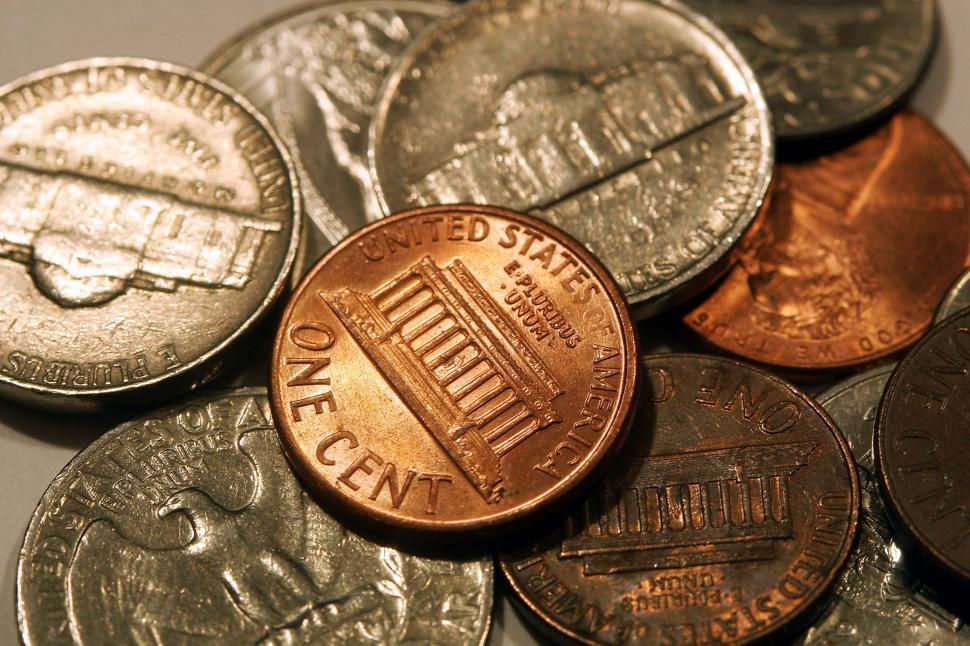
#> input picture Examples/Watershed/coins.jpg, 970 x 646 px
$ python watershed.py
#> lines starting #> are read from the running program, lines starting #| are printed output that depends on the picture; after the words box and inside, x2 and y2 are one past the last pixel; in counts of white or black regions, pixels touching at a corner belong together
import cv2
import numpy as np
from matplotlib import pyplot as plt

img = cv2.imread('coins.jpg')
#> img is the input picture: shape (646, 970, 3); mean B, G, R 71.6, 102.6, 134.6
original = img.copy()
gray = cv2.cvtColor(img, cv2.COLOR_BGR2GRAY)

ret, thresh = cv2.threshold(gray, 0, 255, cv2.THRESH_BINARY_INV + cv2.THRESH_OTSU)
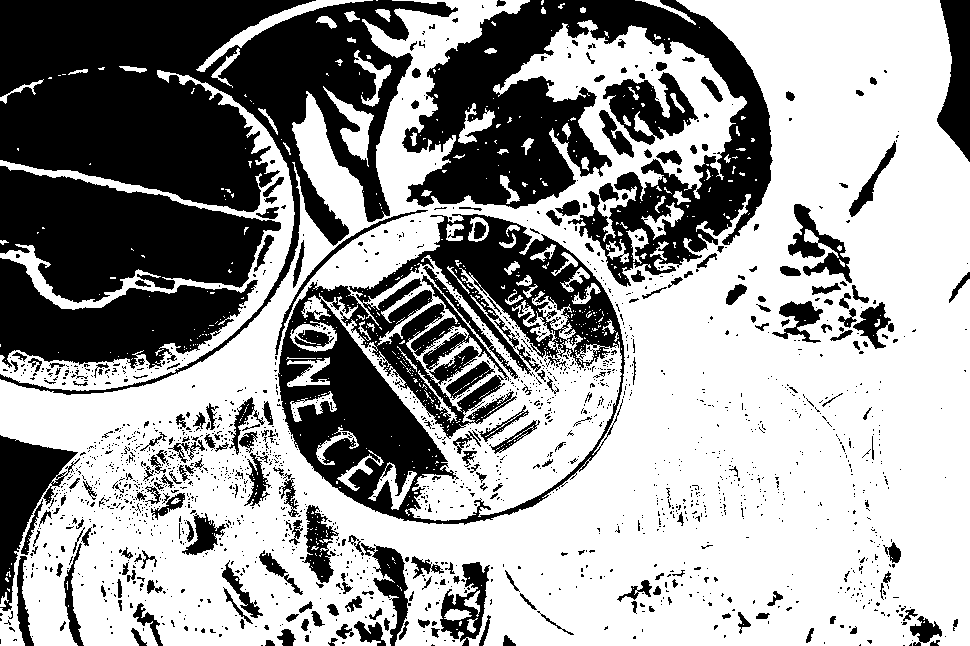
#> thresh: shape (646, 970); 61.4% white; 1952 black regions (1699 under 20 px), largest, box (x1, y1, x2, y2) and area: (0, 0, 458, 395) 67515, (402, 0, 773, 287) 43553, (278, 214, 625, 525) 41549
#> ret = 120

kernel = np.ones((3, 3), np.uint8)
opening = cv2.morphologyEx(thresh, cv2.MORPH_OPEN, kernel, iterations=2)
#> opening: shape (646, 970); 55% white; 505 black regions (392 under 20 px), largest, box (x1, y1, x2, y2) and area: (0, 0, 773, 525) 223845, (0, 397, 493, 646) 29337, (599, 62, 699, 158) 4705
sure_bg = cv2.dilate(opening, kernel, iterations=3)
#> sure_bg: shape (646, 970); 68% white; 115 black regions (67 under 20 px), largest, box (x1, y1, x2, y2) and area: (0, 0, 447, 372) 95362, (278, 217, 625, 511) 43703, (407, 0, 768, 283) 35970

dist_transform = cv2.distanceTransform(opening, cv2.DIST_L2, 5)
ret, sure_fg = cv2.threshold(dist_transform, 0.7 * dist_transform.max(), 255, 0)
#> sure_fg: shape (646, 970) float32; 0.3% white; 2 white regions, box (x1, y1, x2, y2) and area: (783, 0, 876, 34) 1759, (963, 538, 970, 557) 90
#> ret = 65.33

sure_fg = np.uint8(sure_fg)
unknown = cv2.subtract(sure_bg, sure_fg)
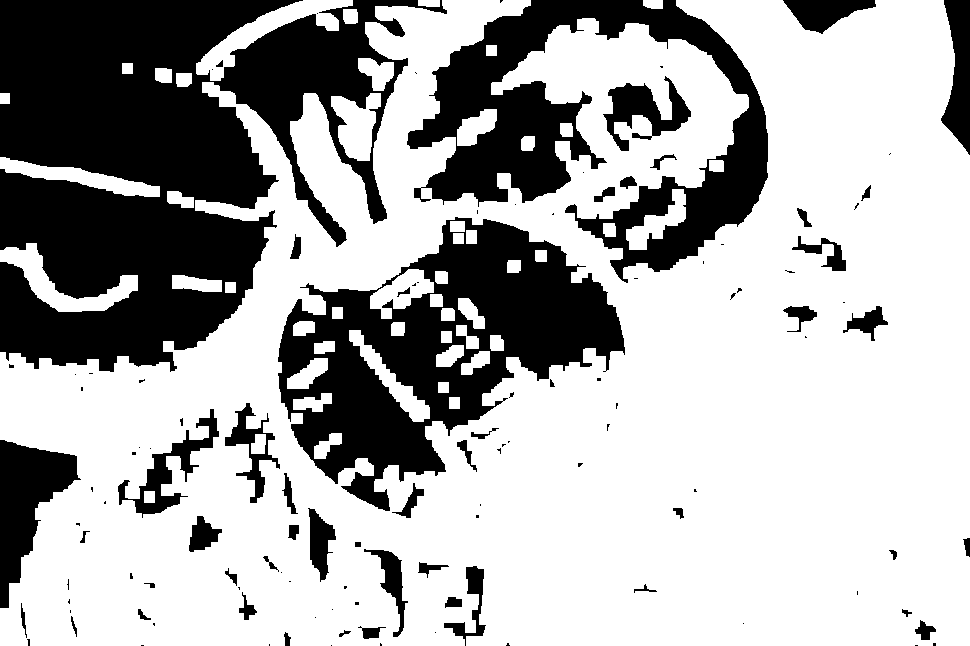
#> unknown: shape (646, 970); 67.7% white; 117 black regions (67 under 20 px), largest, box (x1, y1, x2, y2) and area: (0, 0, 447, 372) 95362, (278, 217, 625, 511) 43703, (407, 0, 768, 283) 35970

ret, markers = cv2.connectedComponents(sure_fg)
#> markers: shape (646, 970) int32; 3 distinct labels, from 0 to 2
#> ret = 3
print(f"{ret - 1} nesne tespit edildi.")
#| 2 nesne tespit edildi.

markers = markers + 1
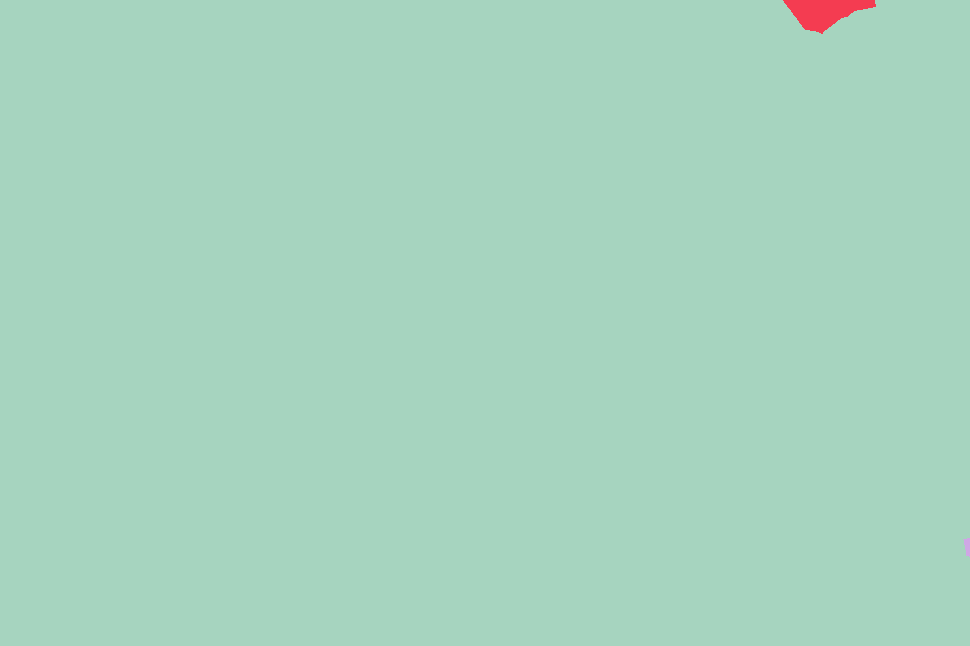
#> markers: shape (646, 970) int32; 3 distinct labels, from 1 to 3; one colour per label, 0 black
markers[unknown == 255] = 0
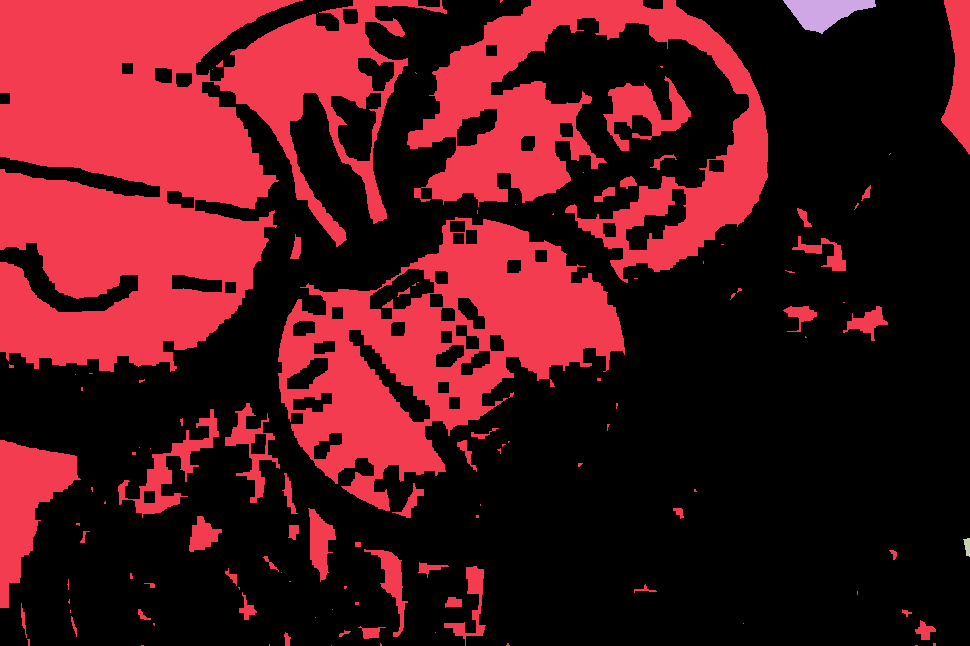
#> markers: shape (646, 970) int32; 4 distinct labels, from 0 to 3; one colour per label, 0 black

markers = cv2.watershed(img, markers)
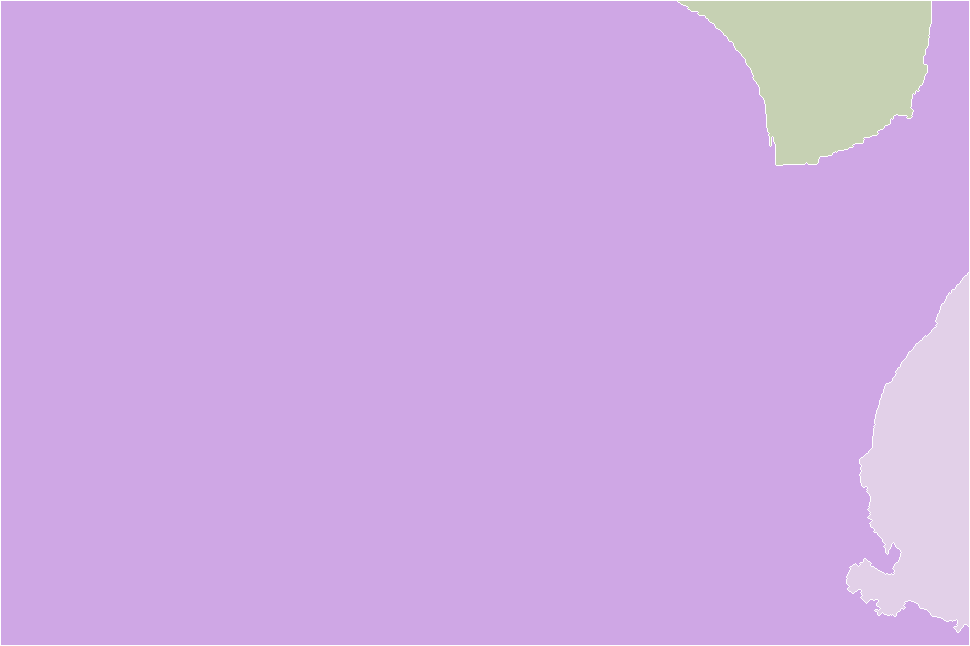
#> markers: shape (646, 970) int32; 4 distinct labels, from -1 to 3; one colour per label, 0 black, -1 white
img[markers == -1] = [0, 0, 255]
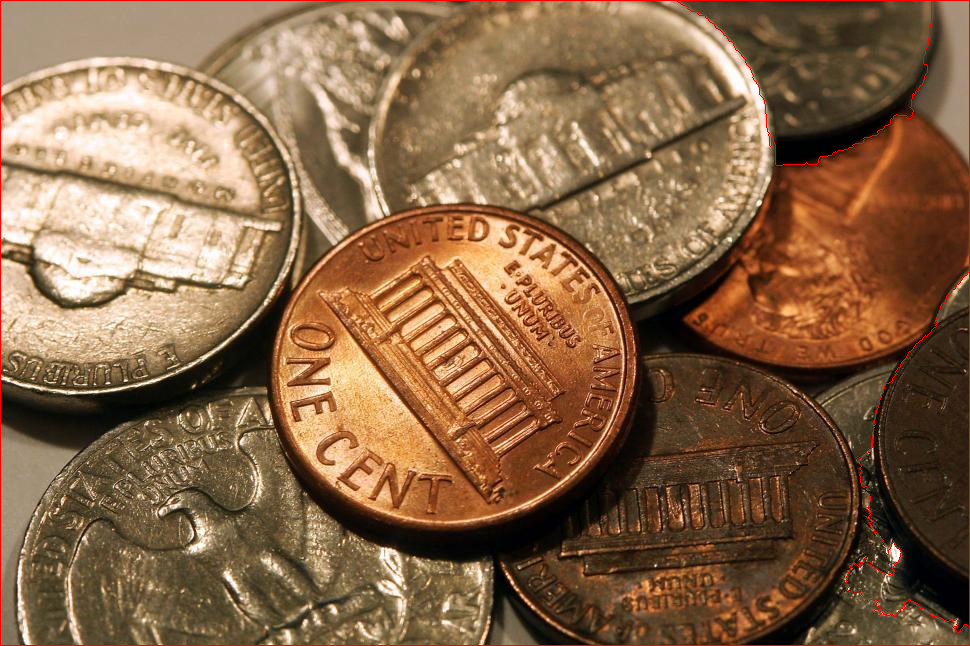
#> img: shape (646, 970, 3); 0.69% of pixels changed, all inside (x1, y1, x2, y2) = (0, 0, 970, 646)

unique_labels = np.unique(markers)
#> unique_labels = [-1, 1, 2, 3]
for label in unique_labels:
    if label <= 1:
        continue
    mask = np.uint8(markers == label)
    M = cv2.moments(mask)
    if M["m00"] != 0:
        cx = int(M["m10"] / M["m00"])
        cy = int(M["m01"] / M["m00"])
        print(f"Nesne {label - 1}: Merkez = ({cx}, {cy})")
        cv2.putText(img, f"{label - 1}", (cx - 10, cy), cv2.FONT_HERSHEY_SIMPLEX, 0.5, (0, 255, 0), 1)
#> this loop made 4 passes
#> (cx, cy) on passes 3 to 4: (826, 66), (923, 473)
#> label on pass 1: -1
#| Nesne 1: Merkez = (826, 66)
#| Nesne 2: Merkez = (923, 473)
#> img: shape (646, 970, 3); 0.01% of pixels changed, all inside (x1, y1, x2, y2) = (819, 56, 923, 474)
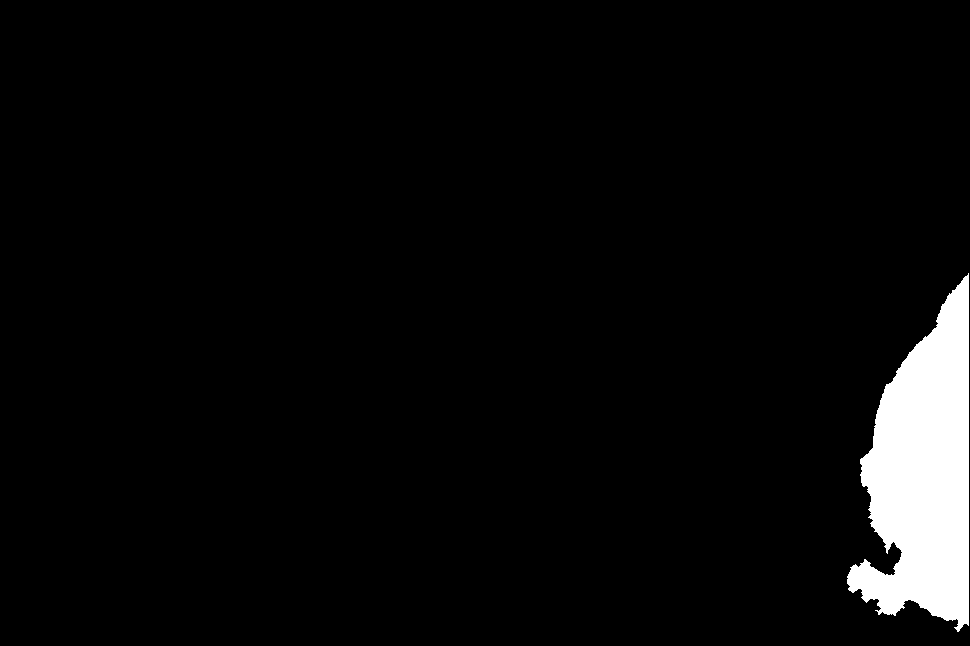
#> mask: shape (646, 970); values 0 (black) and 1 (white), 4.3% white; 1 white region, box (x1, y1, x2, y2) and area: (847, 273, 969, 632) 26731

plt.figure(figsize=(12, 6))
plt.imshow(cv2.cvtColor(img, cv2.COLOR_BGR2RGB))
plt.title("Segmentlenmiş Görüntü")
plt.axis('off')
plt.show()
